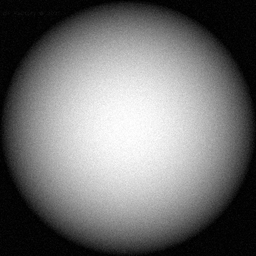
#> input picture DIP-HW2/data/q4/a.png, 256 x 256 px, shrunk from 512 x 512 before the run, found by its file name
$ jupyter execute Q4.ipynb
#> lines starting #> are read from the running program, lines starting #| are printed output that depends on the picture; after the words box and inside, x2 and y2 are one past the last pixel; in counts of white or black regions, pixels touching at a corner belong together
[cell 1]
import numpy as np
import cv2
import matplotlib.pyplot as plt

[cell 2]
image = cv2.imread('/mnt/e/Term 4/HW/DIP-HW2/data/q4/a.png', cv2.IMREAD_GRAYSCALE)
#> image is the input picture: shape (256, 256); min 0, max 255, mean 114.2
print(image.shape)
#| (256, 256)

[cell 3]
import numpy as np

def global_hist_eq(image, L=256):
    # Ensure the image is in uint8 format and values are within 0–255
#> called with L = 256
    image = image.astype(np.uint8)

    # Compute the histogram (256 intensity levels)
    hist = np.bincount(image.ravel(), minlength=L)
#> hist = 256 values, max 2285 at index 3, min 31 at index 255, mean 256

    # Compute the PDF and CDF
    pdf = hist / image.size
#> pdf = 256 values, max 0.0349 at index 3, min 0.000473 at index 255, mean 0.00391
    cdf = np.cumsum(pdf) * (L - 1)
#> cdf = 256 values from 3.53 to 255
    s = np.round(cdf).astype(np.uint8)
#> s = 256 values from 4 to 255

    # Map the intensity values using the transformation function
    out = s[image]

    return out

[cell 4]
eq_image = global_hist_eq(image)

[cell 5]
eq_image.shape
#> Out = (256, 256)

[cell 6]
plt.figure(figsize=(12, 8))
plt.subplot(1, 2, 1)
plt.imshow(image, cmap='gray')
plt.title('Original Image')
plt.axis('off')

plt.subplot(1, 2, 2)
plt.imshow(eq_image, cmap='gray')
plt.title('Equalized Image')
plt.axis('off')

plt.tight_layout()
plt.show()

[cell 7]
plt.figure(figsize=(12, 8))
plt.subplot(1, 2, 1)
plt.hist(image.ravel(), bins=256, range=[0,256], color='red')
plt.title('Histogram of Original Image')
plt.xlabel('Intensity')
plt.ylabel('Pixel Count')

plt.subplot(1, 2, 2)
plt.hist(eq_image.ravel(), bins=256, range=[0,256], color='blue')
plt.title('Histogram of Equalized Image')
plt.xlabel('Intensity')
plt.ylabel('Pixel Count')

plt.tight_layout()
plt.show()
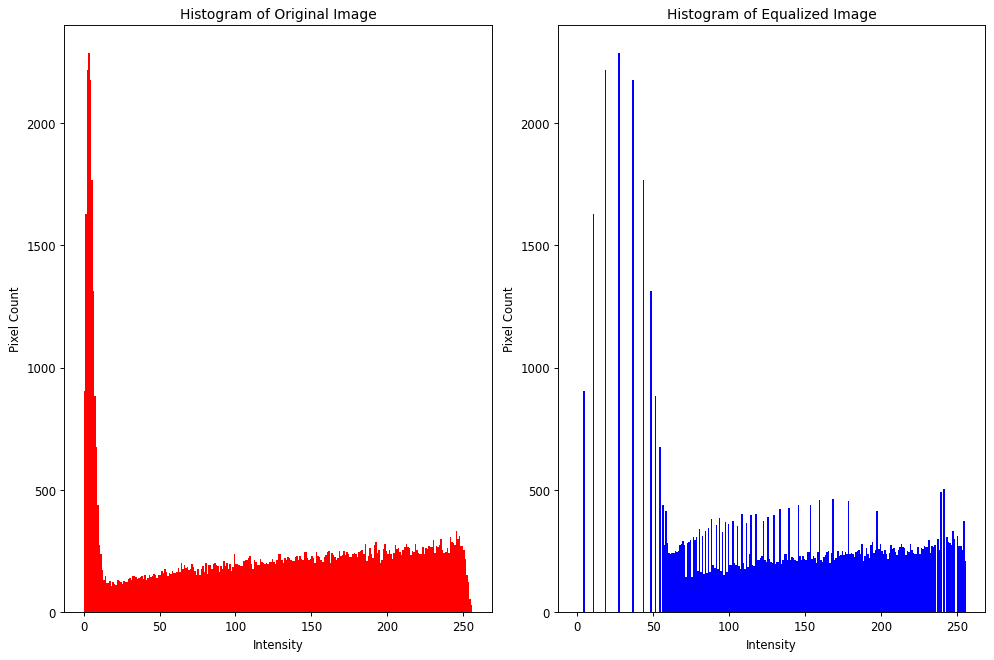
#> figure drawn by matplotlib, 2 panels; panel 1: tallest bar 2285 high, from x = 3 to 4; panel 2: tallest bar 2285 high, from x = 27 to 28

[cell 8]
import numpy as np

def local_hist_eq_simple(img, win_radius=7, L=256):
    """
    Very simple Local Histogram Equalization (no S_min) for 8-bit grayscale images.

    Parameters
    ----------
    img : np.ndarray
        2D uint8 grayscale image in range [0, 255].
    win_radius : int
        Half-size of the local window. Window size = (2*win_radius+1)^2.
    L : int
        Number of gray levels (256 for 8-bit).

    Returns
    -------
    np.ndarray
        Locally equalized image (uint8).
    """
#> called with win_radius = 163, L = 256
    if img.ndim != 2:
        raise ValueError("Expected a 2D grayscale image.")
    if img.dtype != np.uint8:
        img = np.clip(img, 0, 255).astype(np.uint8)

    H, W = img.shape
#> H = 256; W = 256
    out = np.empty_like(img)

    # Pad the image to handle borders
    r = int(win_radius)
    pad_img = np.pad(img, pad_width=r, mode='edge')
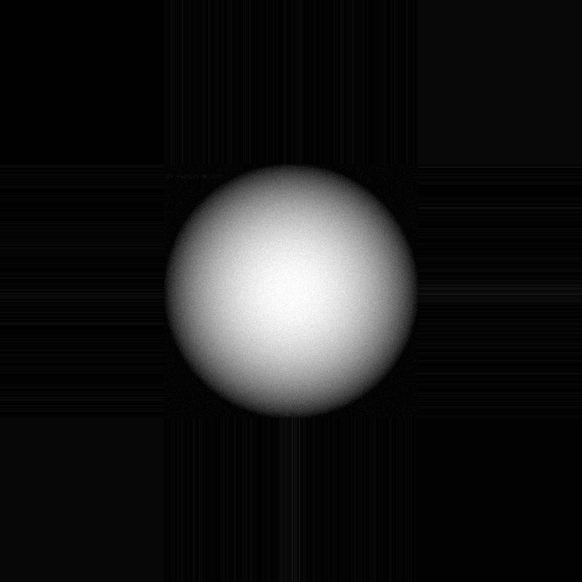
#> pad_img: shape (582, 582); min 0, max 255, mean 25.6

    for i in range(H):
        for j in range(W):
            # Extract local window
            win = pad_img[i : i + 2*r + 1, j : j + 2*r + 1]

            # Local histogram
            hist = np.bincount(win.ravel(), minlength=L)

            # Local CDF
            cdf = np.cumsum(hist) / win.size  # in [0,1]

            # Map the center pixel
            center_val = img[i, j]
            s = round(cdf[center_val] * (L - 1))
            s = max(0, min(L - 1, s))  # clamp
            out[i, j] = np.uint8(s)
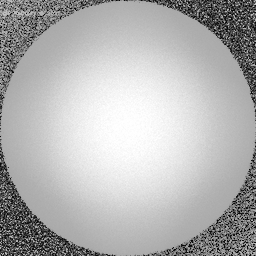
#> out: shape (256, 256); min 8, max 255, mean 178.8

    return out

[cell 9]
local_eq_image = local_hist_eq_simple(image, win_radius=163)

[cell 10]
plt.figure(figsize=(12, 8))
plt.subplot(1, 2, 1)
plt.imshow(image, cmap='gray')
plt.title('Original Image')
plt.axis('off')

plt.subplot(1, 2, 2)
plt.imshow(local_eq_image, cmap='gray')
plt.title('Equalized Image')
plt.axis('off')

plt.tight_layout()
plt.show()

[cell 11]
patch = image[0:100, :130]
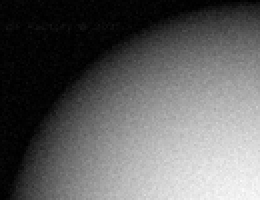
#> patch: shape (100, 130) (shown 2 times larger); min 0, max 251, mean 96.7

[cell 12]
plt.figure(figsize=(10, 10))
plt.imshow(patch, cmap='grey')
plt.axis('off')

[cell 13]
eq_patch = global_hist_eq(patch)
#> call 2 of global_hist_eq, with L = 256
#> in global_hist_eq (call 2), `hist = np.bincount(image.ravel(), minlength=L)`: hist = 256 values, max 572 at index 3, min 0 at index 250, mean 50.78
#> in global_hist_eq (call 2), `pdf = hist / image.size`: pdf = 256 values, max 0.044 at index 3, min 0 at index 250, mean 0.00391
#> in global_hist_eq (call 2), `cdf = np.cumsum(pdf) * (L - 1)`: cdf = 256 values from 4 to 255
#> in global_hist_eq (call 2), `out = s[image]`:
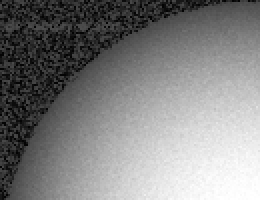
#> out: shape (100, 130) (shown 2 times larger); min 4, max 255, mean 128.9

[cell 14]
plt.figure(figsize=(10, 10))
plt.imshow(eq_patch, cmap='grey')
plt.axis('off')

[cell 15]
clahe = cv2.createCLAHE(clipLimit=2.0, tileGridSize=(7, 7))
cl1 = clahe.apply(patch)
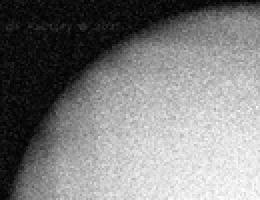
#> cl1: shape (100, 130) (shown 2 times larger); min 3, max 255, mean 126.8

plt.figure(figsize=(10, 10))
plt.imshow(cl1, cmap='grey')
plt.axis('off')

[cell 16]
patch = image[0:40, :130]
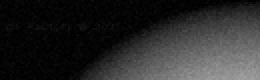
#> patch: shape (40, 130) (shown 2 times larger); min 0, max 163, mean 40.9

[cell 17]
patch.min()
#> Out = 0

[cell 18]
patch.max()
#> Out = 163

[cell 19]
patch.mean()
#> Out = 40.94

[cell 20]
out = np.zeros_like(image)
mask = (image >= 0) & (image <= 45)
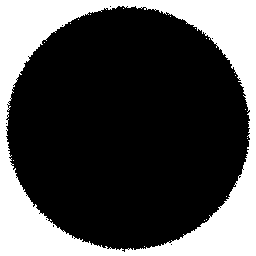
#> mask: shape (256, 256) bool; 29.6% white; 17 white regions (16 under 20 px), largest, box (x1, y1, x2, y2) and area: (0, 0, 256, 256) 19395
out[mask] = image[mask]
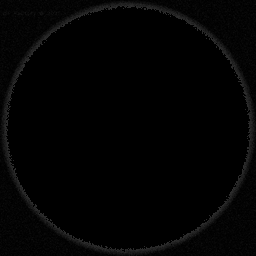
#> out: shape (256, 256); min 0, max 45, mean 2.9

plt.figure(figsize=(10, 10))
plt.imshow(out, cmap='grey')
plt.axis('off')

[cell 21]
eq = global_hist_eq(out)
#> call 3 of global_hist_eq, with L = 256
#> in global_hist_eq (call 3), `hist = np.bincount(image.ravel(), minlength=L)`: hist = 256 values, max 47031 at index 0, min 0 at index 46, mean 256
#> in global_hist_eq (call 3), `pdf = hist / image.size`: pdf = 256 values, max 0.718 at index 0, min 0 at index 46, mean 0.00391
#> in global_hist_eq (call 3), `cdf = np.cumsum(pdf) * (L - 1)`: cdf = 256 values from 183 to 255
#> in global_hist_eq (call 3), `out = s[image]`:
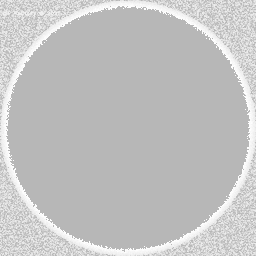
#> out: shape (256, 256); min 183, max 255, mean 193.9
